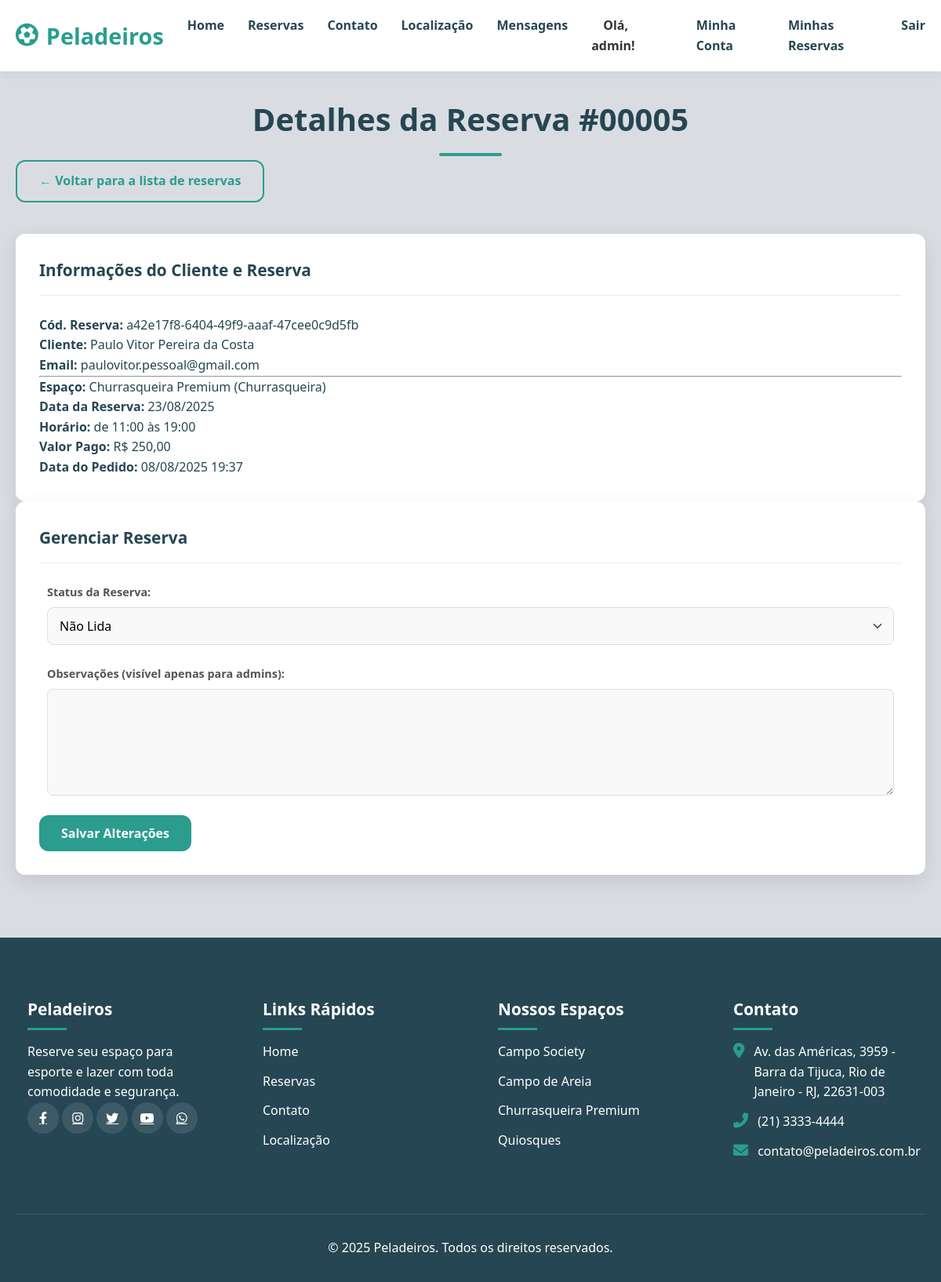
Before: /gerenciar/5/ (signed in) with the older database file.
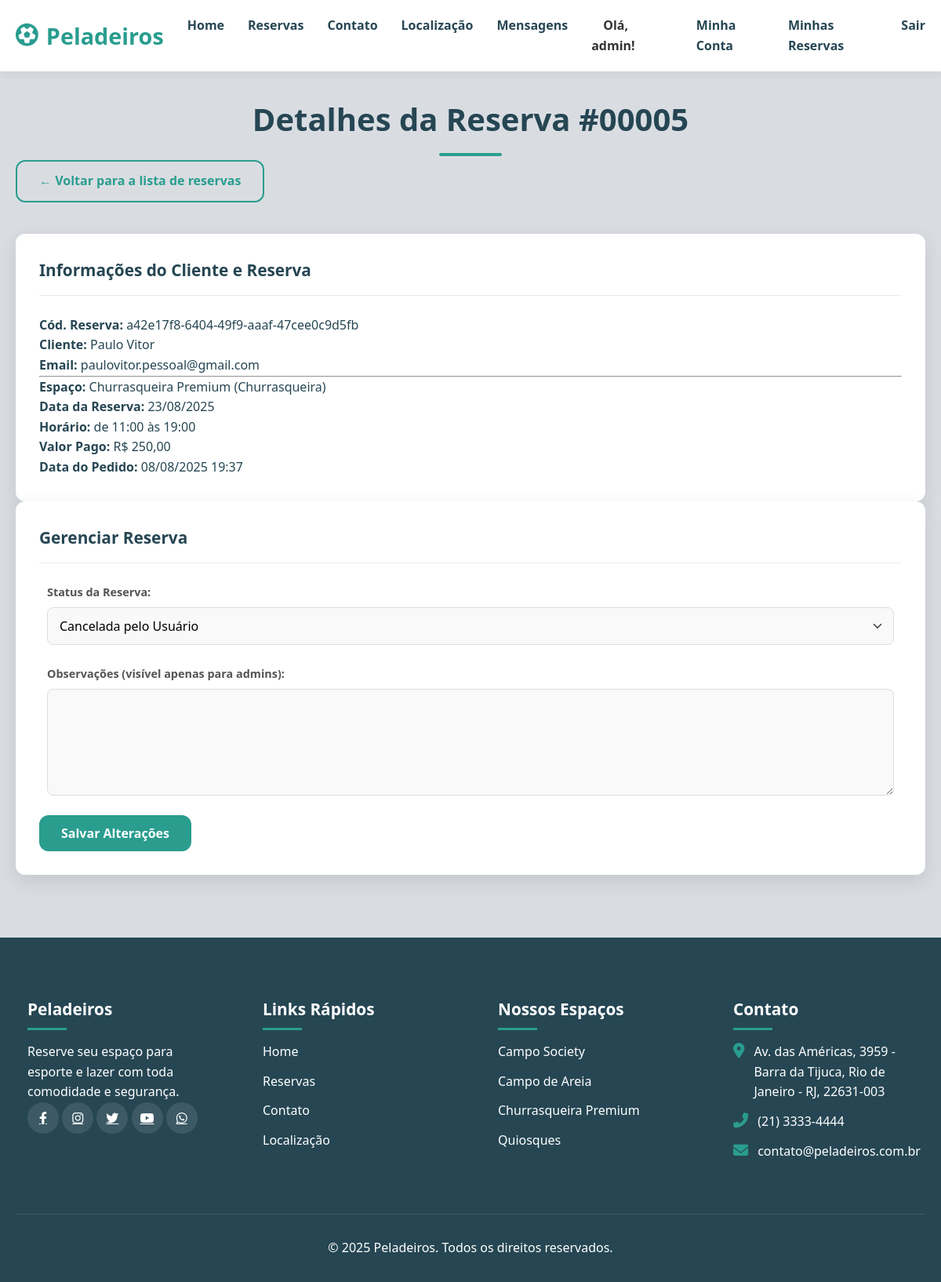
After: the same page with the newer database file.
### reservas/models.py (models this page shows, shortened)
class Reserva(models.Model):
    STATUS_CHOICES = (
        ('nao_lida', 'Não Lida'),
        ('em_tratamento', 'Em Tratamento'),
        ('tratado', 'Tratado'),
        ('cancelada_pelo_usuario', 'Cancelada pelo Usuário'), # NOVO STATUS
    )
    codigo_reserva = models.UUIDField(default=uuid.uuid4, editable=False, unique=True, null=True)
    espaco = models.ForeignKey(Espaco, on_delete=models.PROTECT, related_name='reservas')
    usuario = models.ForeignKey(settings.AUTH_USER_MODEL, on_delete=models.PROTECT, related_name='reservas_feitas')
    data_inicio = models.DateTimeField()
    data_fim = models.DateTimeField()
    preco_final = models.DecimalField(max_digits=10, decimal_places=2)
    status = models.CharField(max_length=30, choices=STATUS_CHOICES, default='nao_lida') # Aumentar max_length
    observacoes_admin = models.TextField(
        blank=True,
        null=True,
        verbose_name="Observações do Administrador",
        help_text="Anotações internas visíveis apenas para a administração."
    )
    data_criacao = models.DateTimeField(auto_now_add=True)

class Espaco(models.Model):
    MODELO_COBRANCA_CHOICES = (('hora', 'Por Hora'), ('periodo', 'Por Período'))
    TIPO_CHOICES = (('campo', 'Campo'), ('churrasqueira', 'Churrasqueira'), ('quiosque', 'Quiosque'))
    nome = models.CharField(max_length=100)
    descricao = models.TextField(blank=True, null=True)
    foto = models.ImageField(upload_to='espacos_fotos/', blank=True, null=True)
    tipo = models.CharField(max_length=20, choices=TIPO_CHOICES)
    capacidade = models.PositiveIntegerField()
    disponivel = models.BooleanField(default=True)
    modelo_de_cobranca = models.CharField(max_length=10, choices=MODELO_COBRANCA_CHOICES, default='hora')

### usuarios/models.py (models this page shows)
class Usuario(AbstractUser):
    cpf = models.CharField(max_length=14, unique=True)
    data_nascimento = models.DateField(null=True, blank=True)
    telefone = models.CharField(max_length=15, null=True, blank=True)
    SEXO_CHOICES = (('M', 'Masculino'), ('F', 'Feminino'))
    sexo = models.CharField(max_length=1, choices=SEXO_CHOICES, null=True, blank=True)
    cep = models.CharField(max_length=9, null=True, blank=True)
    logradouro = models.CharField(max_length=255, null=True, blank=True)
    numero = models.CharField(max_length=20, null=True, blank=True)
    complemento = models.CharField(max_length=100, null=True, blank=True)
    bairro = models.CharField(max_length=100, null=True, blank=True)
    cidade = models.CharField(max_length=100, null=True, blank=True)
    estado = models.CharField(max_length=2, null=True, blank=True)

### reservas/views.py (the view)
# urls.py: path('gerenciar/<int:reserva_id>/', views.detalhe_reserva_admin, name='detalhe_reserva_admin'),
@user_passes_test(is_staff_member)
def detalhe_reserva_admin(request, reserva_id):
    reserva = get_object_or_404(Reserva, id=reserva_id)
    if request.method == 'POST':
        form = ReservaAdminForm(request.POST, instance=reserva)
        if form.is_valid():
            form.save()
            messages.success(request, 'A reserva foi atualizada com sucesso!')
            return redirect('reservas:detalhe_reserva_admin', reserva_id=reserva.id)
    else:
        form = ReservaAdminForm(instance=reserva)
    context = {
        'reserva': reserva,
        'form': form,
    }
    return render(request, 'detalhe_reserva_admin.html', context)

### reservas/forms.py
class ReservaAdminForm(forms.ModelForm):
    class Meta:
        model = Reserva
        fields = ['status', 'observacoes_admin']
        widgets = {
            'status': forms.Select(attrs={'class': 'form-control form-select'}),
            'observacoes_admin': forms.Textarea(attrs={'class': 'form-control', 'rows': 5}),
        }
        labels = {
            'status': 'Status da Reserva',
            'observacoes_admin': 'Observações (visível apenas para admins)',
        }

### reservas/views.py (called while the page is built)
def is_staff_member(user):
    return user.is_staff

### templates/detalhe_reserva_admin.html (shortened to what this page needs)
{% extends 'base.html' %}
{% load static %}
{% block content %}
<section class="detail-page" style="padding: 120px 0 80px 0;">
    <div class="container">
        <h2 class="section-title">Detalhes da Reserva #{{ reserva.id|stringformat:"05d" }}</h2>
        <p class="text-center" style="margin-top: -40px; margin-bottom: 40px;">
            <a href="{% url 'reservas:gerenciar_reservas' %}" class="btn btn-sm btn-outline">&larr; Voltar para a lista de reservas</a>
        </p>
        <div class="detail-grid">
            <div class="detail-card info-card">
                <h3>Informações do Cliente e Reserva</h3>
                <p><strong>Cód. Reserva:</strong> {{ reserva.codigo_reserva }}</p>
                <p><strong>Cliente:</strong> {{ reserva.usuario.get_full_name|default:reserva.usuario.username }}</p>
                <p><strong>Email:</strong> {{ reserva.usuario.email }}</p>
                <hr>
                <p><strong>Espaço:</strong> {{ reserva.espaco.nome }} ({{ reserva.espaco.get_tipo_display }})</p>
                <p><strong>Data da Reserva:</strong> {{ reserva.data_inicio|date:"d/m/Y" }}</p>
                <p><strong>Horário:</strong> de {{ reserva.data_inicio|time:"H:i" }} às {{ reserva.data_fim|time:"H:i" }}</p>
                <p><strong>Valor Pago:</strong> R$ {{ reserva.preco_final }}</p>
                <p><strong>Data do Pedido:</strong> {{ reserva.data_criacao|date:"d/m/Y H:i" }}</p>
            </div>
            <div class="detail-card action-card">
                <h3>Gerenciar Reserva</h3>
                <form method="POST" novalidate>
                    <div class="form-group mb-3">
                        {{ form.status.label_tag }}
                        {{ form.status }}
                    </div>
                    <div class="form-group mb-4">
                        {{ form.observacoes_admin.label_tag }}
                        {{ form.observacoes_admin }}
                    </div>
                    <button type="submit" class="btn w-100">Salvar Alterações</button>
                </form>
            </div>
        </div>
    </div>
</section>
{% endblock %}

Changed rows visible on the page:
changed Reserva "a42e17f8-6404-49f9-aaaf-47cee0c9d5fb": usuario.get_full_name "Paulo Vitor Pereira da Costa" → "Paulo Vitor"; status "Não Lida" → "Cancelada pelo Usuário"
